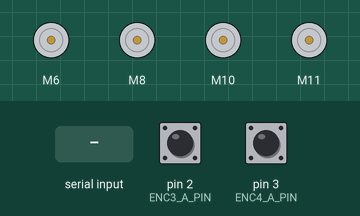
Bench run of a sketch on a simulated Arduino Uno, built with avr-gcc and run on an emulated ATmega328P. Parts: 4 × DC motor (green arrow = forward, orange = backward, longer = faster). The inputs (shaded band) are chosen by the test bench; at power-on: pin 2 (ENC3_A_PIN) HIGH, pin 3 (ENC4_A_PIN) HIGH.

Above: at 1.2 s.
1.3 s: "M3:\n" received over Serial
2.8 s: "M4:\n" received over Serial
4.3 s: "M3:90\n" received over Serial
At 5.0 s:
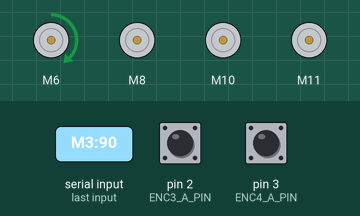
5.8 s: "M3:,45\n" received over Serial
At 6.2 s:
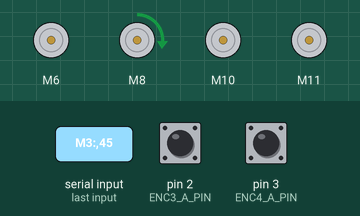
Timing chart, 0 to 8.3 s (numbered marks = the images above; inputs shaded):
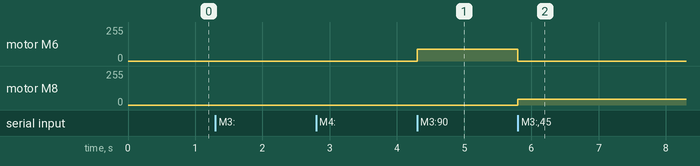

Measured:
- after the input at 4.3 s, motor M6: stopped → forward 90/255 at once
- after the input at 5.8 s, motor M6: forward 90/255 → stopped at once; motor M8: stopped → forward 45/255 at once

The sketch:

Arduino_2_swerve_3_4_.ino
```cpp
#include <CytronMotorDriver.h>

// Updated motor driver setup for Modules 3 & 4
CytronMD motor3A(PWM_DIR, 6, 7);   // Module 3 Motor A: PWM 6, DIR 7
CytronMD motor3B(PWM_DIR, 8, 9);   // Module 3 Motor B: PWM 8, DIR 9
CytronMD motor4A(PWM_DIR, 10, 12); // Module 4 Motor A: PWM 10, DIR 11
CytronMD motor4B(PWM_DIR, 11, 13); // Module 4 Motor B: PWM 12, DIR 13

// Encoder pin assignments (unconflicted)
const int ENC3_A_PIN = 2;  // Interrupt-capable
const int ENC3_B_PIN = 4;
const int ENC4_A_PIN = 3;  // Interrupt-capable
const int ENC4_B_PIN = 5;

// Encoder counts
volatile long encoder3A_count = 0;
volatile long encoder3B_count = 0;
volatile long encoder4A_count = 0;
volatile long encoder4B_count = 0;

// Interrupt service routines
void encoder3A_ISR() { encoder3A_count++; }
void encoder3B_ISR() { encoder3B_count++; }
void encoder4A_ISR() { encoder4A_count++; }
void encoder4B_ISR() { encoder4B_count++; }

void setup() {
  Serial.begin(115200);

  pinMode(ENC3_A_PIN, INPUT);
  pinMode(ENC3_B_PIN, INPUT);
  pinMode(ENC4_A_PIN, INPUT);
  pinMode(ENC4_B_PIN, INPUT);

  attachInterrupt(digitalPinToInterrupt(ENC3_A_PIN), encoder3A_ISR, RISING);
  attachInterrupt(digitalPinToInterrupt(ENC3_B_PIN), encoder3B_ISR, RISING);
  attachInterrupt(digitalPinToInterrupt(ENC4_A_PIN), encoder4A_ISR, RISING);
  attachInterrupt(digitalPinToInterrupt(ENC4_B_PIN), encoder4B_ISR, RISING);
}

void loop() {
  if (Serial.available()) {
    String command = Serial.readStringUntil('\n');
    command.trim();

    if (command.startsWith("M3:")) {
      int m3a = command.substring(3, command.indexOf(',')).toInt();
      int m3b = command.substring(command.indexOf(',') + 1, command.indexOf(';')).toInt();
      motor3A.setSpeed(m3a);
      motor3B.setSpeed(m3b);
    }

    if (command.indexOf("M4:") != -1) {
      int m4_start = command.indexOf("M4:") + 3;
      int m4a = command.substring(m4_start, command.indexOf(',', m4_start)).toInt();
      int m4b = command.substring(command.indexOf(',', m4_start) + 1).toInt();
      motor4A.setSpeed(m4a);
      motor4B.setSpeed(m4b);
    }
  }
}
```
